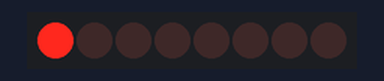
Recording of a sketch running on a simulated Arduino Uno, built with avr-gcc and run on an emulated ATmega328P. On the bench: 8 shift-register outputs drawn as a row of LEDs (first output left, lit = HIGH). Wiring (inferred from the names in the program): shift register (74HC595): data pin 12; shift clock pin 11; latch pin 13. Wiring (inferred from the signals the program sends): row of LEDs: on Q0, Q1, Q2, Q3, Q4, Q5, Q6, Q7.

Above: at 0.5 s.
At 2.5 s:
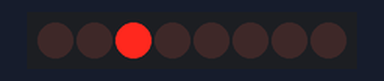
At 3.5 s:
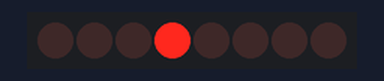
At 4.5 s:
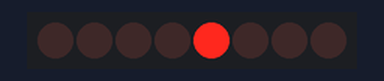
At 6.5 s:
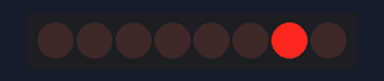
At 9.5 s:
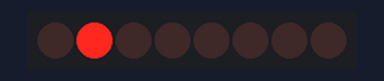
Timing chart, 0 to 10.4 s (numbered marks = the images above):
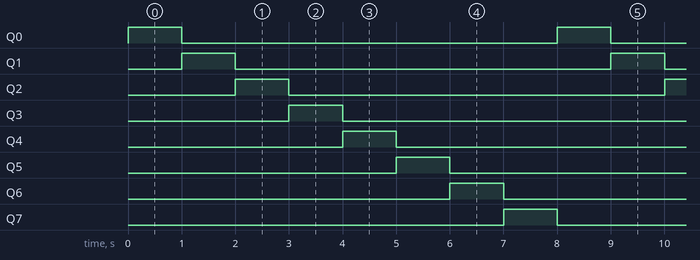

The sketch:

ShiftRegister_Basic.ino
```cpp
int clockPin = 11;
int dataPin = 12;
int latchPin = 13;


void setup() {
  //set pins to output because they are addressed in the main loop
  pinMode(latchPin, OUTPUT);
  pinMode(clockPin, OUTPUT);
  pinMode(dataPin, OUTPUT);
}

/*void loop() {
  //count up routine
  for (int j = 0; j < 256; j++) {
    //ground latchPin and hold low for as long as you are transmitting
    digitalWrite(latchPin, LOW);
    shiftOut(dataPin, clockPin, LSBFIRST, j);
    //return the latch pin high to signal chip that it
    //no longer needs to listen for information
    digitalWrite(latchPin, HIGH);
    delay(1000);
  }
} */


void loop(){

    outputBytes(); // our basic output which writes 8-bits to show how a shift register works.
    //outputIntegers(); // sends an integer value as data instead of bytes, effectively counting in binary.
}
/*
void outputIntegers(){
     for (int i=0;i<256;i++){
        digitalWrite(latch, LOW);
        Serial.println(i);  // Debug, sending output to the serial monitor
        shiftOut(data, clock, MSBFIRST, i);
        digitalWrite(latch, HIGH);
        delay(100);
     }
}
 */
void outputBytes(){
    /* Bytes, or 8-bits, are represented by a B followed by 8 0 or 1s.
        In this instance, consider this to be like an array that we'll use to control
        the 8 LEDs. Here I've started the byte value as 00000001
    */

    byte dataValues = B00000001; // change this to adjust the starting pattern

    /* In the for loop, we begin by pulling the latch low,
        using the shiftOut Arduino function to talk to the shift register,
        sending it our byte of dataValues representing the state of the LEDs
        then pull the latch high to lock those into place.

        Finally, we shift the bits one place to the left, meaning the next iteration
        will turn on the next LED in the series.

        To see the exact binary value being sent, check the serial monitor.
    */

    for (int i=0;i<8;i++){
      digitalWrite(latchPin, LOW);
      Serial.println(dataValues, BIN);  // Debug, sending output to the serial monitor
      shiftOut(dataPin, clockPin, MSBFIRST, dataValues);
      digitalWrite(latchPin, HIGH);
      dataValues = dataValues << 1; // Shift the bits one place to the left -  change to >> to adjust direction
      delay(1000);
    }

}
```

Measured:
- by itself, Q0–7: alternates HIGH for 1.0 s and LOW for 7.0 s
- by itself, everything shown: repeats every 8.0 s, in 8 steps
